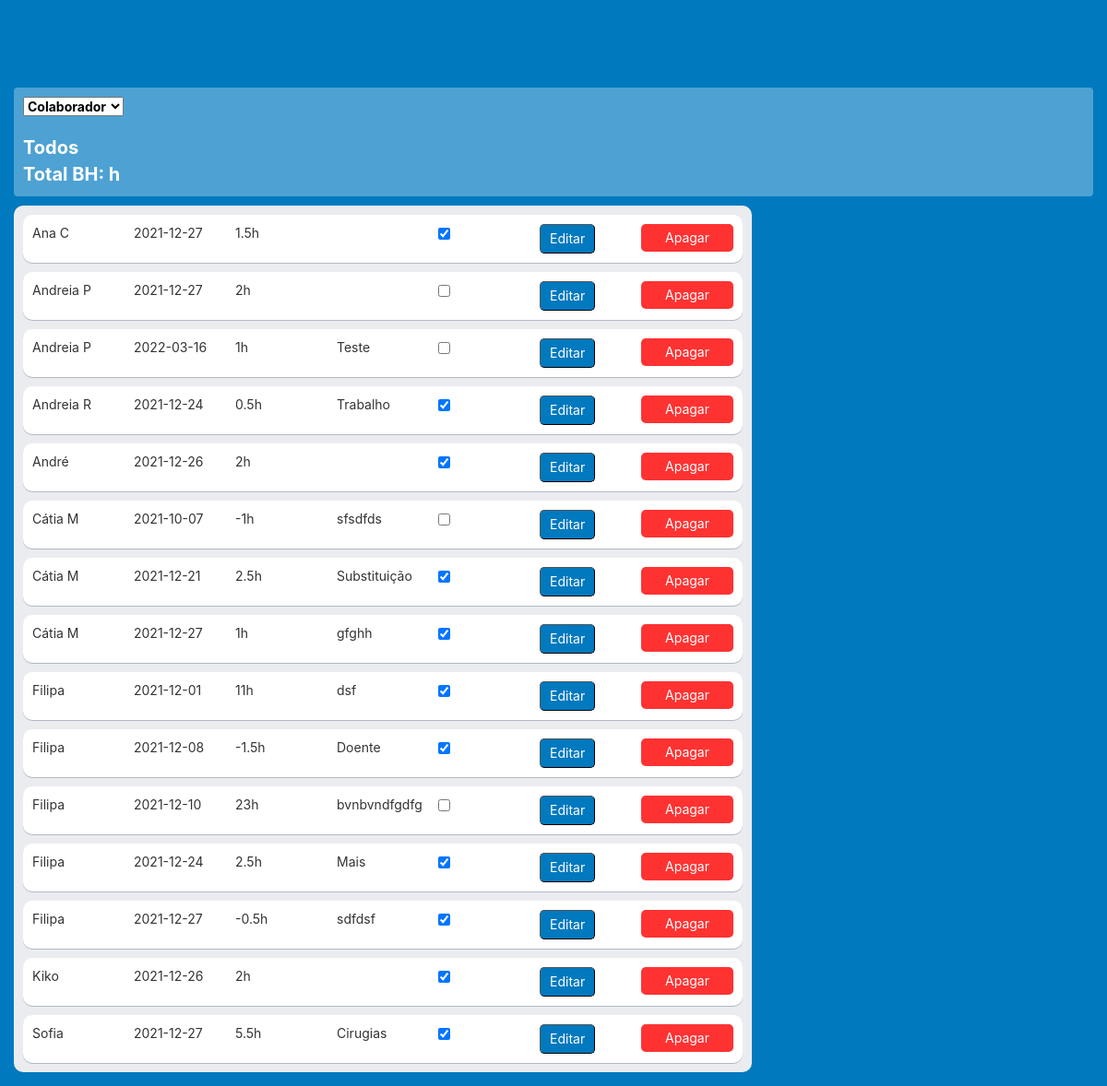
/banco_horas, run on an earlier commit of the app's database.
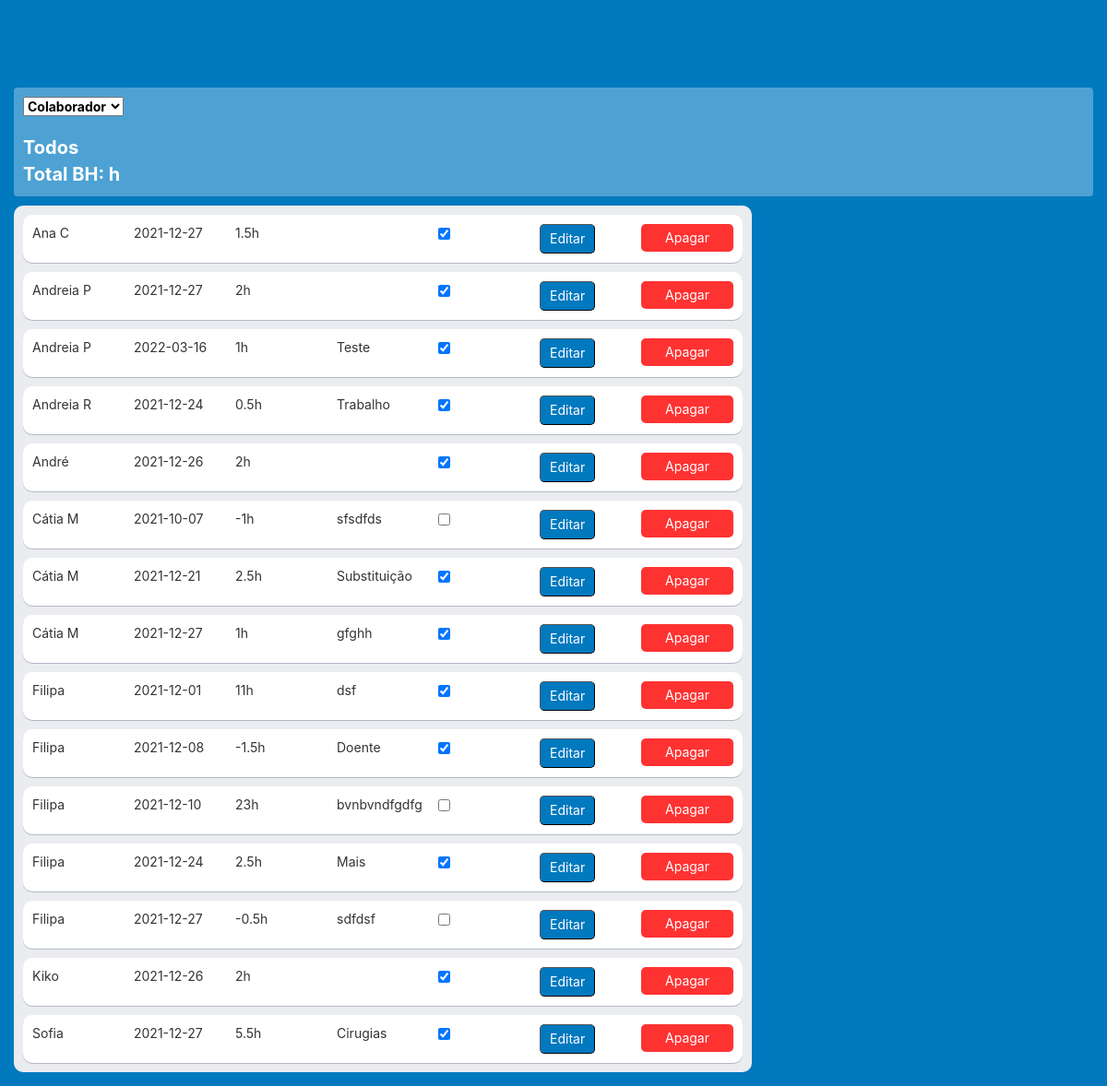
And on a later commit of the database.
### bh_db.py (models this page shows)
class BH(Model):
    worker_id = ForeignKeyField(Worker, backref='bh')
    data_pedido = DateField()
    data = DateField()
    duration = TimeField()
    desc = CharField()
    approved = BooleanField()
    class Meta:
        database = db
        table_name = bh_tbl
        order_by = ('data',)

class Worker(Model):
    name = CharField(unique=True)
    department = CharField()
    active = BooleanField()
    class Meta:
        database = db
        table_name = workers_tbl

### main.py (the view, shortened to what this page needs)
@app.route('/banco_horas', methods=['GET', 'POST'])
def bancohoras_list():
    workers_ = bh_db.get_dep_workers_list(False)
    if request.method == 'GET':
        worker_name_ = 'Todos'
        entradas_, soma_, soma_approved_ = bh_db.get_bh_all()
        return render_template('bh_list.html', entradas=entradas_, worker_name=worker_name_, workers=workers_, is_admin=is_admin)

### bh_db.py (called while the page is built)
def get_dep_workers_list(active_):
    if active_:
        return Worker.select().where(Worker.active == active_).order_by(Worker.name)
    else:
        return Worker.select().order_by(Worker.name)

def get_bh_all():
    soma = BH.select(fn.SUM(BH.duration)).scalar()
    soma_approved = BH.select(fn.SUM(BH.duration)).where(BH.approved == 1).scalar()
    if soma_approved is None:
        soma_approved = 0
    return BH.select(BH, Worker).join(Worker).order_by(Worker.name, BH.data), soma, soma_approved

### templates/bh_list.html (shortened to what this page needs)
{% extends 'base.html' %}
{% block content %}
<br/><br/>
<div class="board">
    <div class="board-header">
        <div class="left">
            <div class="board-header-text">
                <form action="" method="POST" id="banco">
                    <select id="workers" name="workers" onchange="this.form.submit()" required>
                        <option value="" disabled selected hidden>Colaborador</option>
                    </select>
                </form>
                &nbsp;<br>
                <div class="list-title">
                {{ worker_name }}
                <br>Total BH: <div id="total" style="display:inline;">{{ soma_approved }}h</div>
            </div>
            </div>
        </div>
    </div>
    <div class="board-lists-home">
        <div class="board-list">
            {% if entradas!=None %}
            {% for item in entradas %}
            <div class="card-bh-list" id="card_{{ item.id }}">
                <div>
                    {{ item.worker_id.name }}
                </div>
                <div>
                    {{ item.data }}
                </div>
                <div>
                    {{ item.duration }}h
                </div>
                <div>
                    {{ item.desc }}
                </div>
                <div>
                    <input type="checkbox" id="approved_{{ item.id }}" onchange="checkClick({{ item.id }}, '{{ worker_name }}')"
                           {% if item.approved %} checked{% endif %}>
                </div>
                <div id="button_submit_{{ item.id }}">
                    <button class="button_submit" onclick="showHide('edit_card_{{ item.id }}', 'card_{{ item.id }}')">Editar</button>
                </div>
                <div>
                    <div class="button_delete">Apagar</div>
                </div>
            </div>
            {% endfor %}
            {% endif %}
        </div>
    </div>
</div>
{% endblock %}

What changed in the data, as far as the page shows it:
changed BH (number 2 of 15 on the later page): approved "☐" → "☑"
changed BH "Teste": approved "☐" → "☑"
changed BH "sdfdsf": approved "☑" → "☐"
